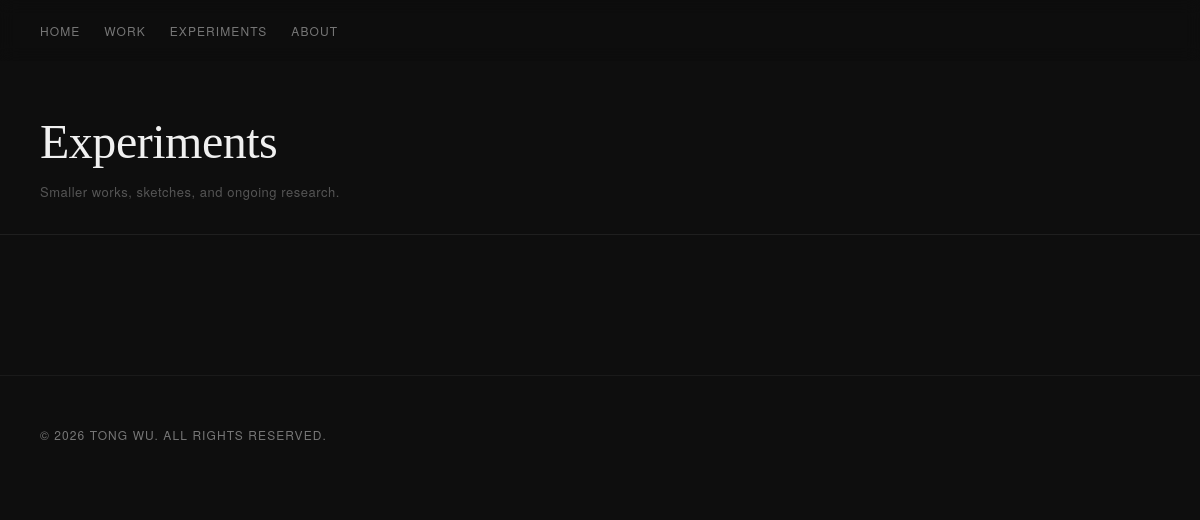
/experiments.php, run on an earlier commit of the app's database.
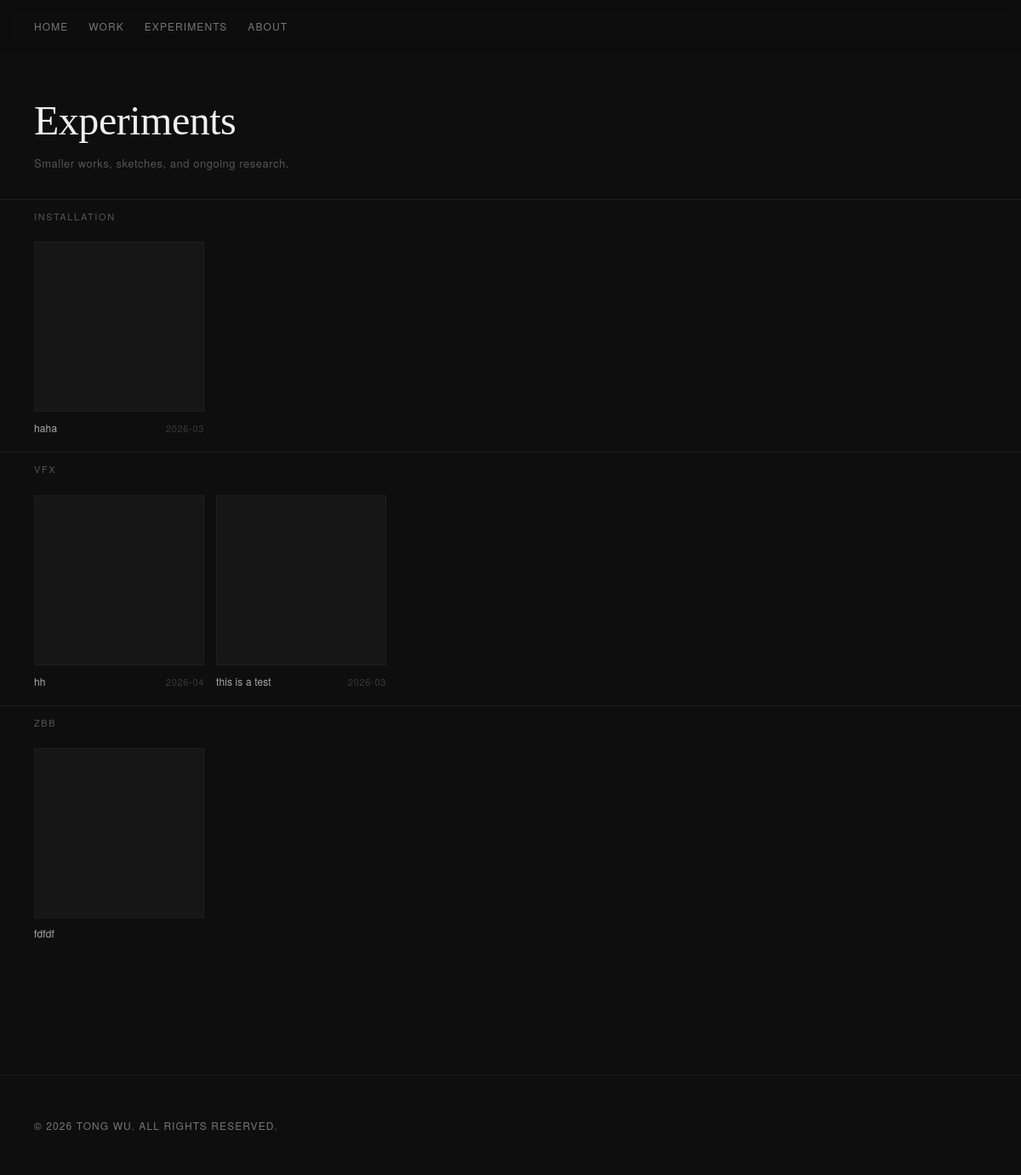
And on a later commit of the database.
### tables this page shows
CREATE TABLE experiments (
            id         INTEGER PRIMARY KEY AUTOINCREMENT,
            title      TEXT    NOT NULL,
            category   TEXT,
            date       TEXT,
            sort_order INTEGER DEFAULT 0,
            created_at TEXT,
            updated_at TEXT
        , description TEXT, video_url TEXT);

### src/experiment-model.php (called while the page is built, shortened)
<?php
function get_all_experiments(): array {
    $db = get_db();
    return $db->query("SELECT * FROM experiments ORDER BY category COLLATE NOCASE ASC, date DESC")
              ->fetchAll(PDO::FETCH_ASSOC);
}
function get_experiments_grouped(): array {
    $rows = get_all_experiments();
    $groups = [];
    foreach ($rows as $r) {
        $cat = $r['category'] ?: 'Uncategorised';
        $groups[$cat][] = $r;
    }
    return $groups;
}

### public/experiments.php (the view, shortened to what this page needs)
<?php
require_once __DIR__ . '/../src/functions.php';
require_once __DIR__ . '/../src/experiment-model.php';
$grouped = get_experiments_grouped();
?>
<div class="exp-wrap">
  <div class="exp-page-header">
    <h1>Experiments</h1>
    <p>Smaller works, sketches, and ongoing research.</p>
  </div>
  <?php
  $global_idx = 0;
  foreach ($grouped as $cat_title => $items):
  ?>
  <section class="exp-row">
    <div class="exp-row-header">
      <h2 class="exp-row-title"><?= htmlspecialchars($cat_title) ?></h2>
    </div>
    <div class="exp-slider-track">
      <ul class="exp-slider">
        <?php foreach ($items as $item):
        ?>
        <li class="exp-card" data-idx="<?= $global_idx++ ?>">
          <div class="exp-card-image">
          </div>
          <div class="exp-card-meta">
            <span class="exp-card-title"><?= htmlspecialchars($item['title']) ?></span>
            <?php if (!empty($item['date'])): ?>
              <span class="exp-card-date"><?= htmlspecialchars($item['date']) ?></span>
            <?php endif; ?>
          </div>
        </li>
        <?php endforeach; ?>
      </ul>
    </div>
  </section>
  <?php endforeach; ?>
</div>

What changed in the data, as far as the page shows it:
added experiments: title "haha", date "2026-03", shown under "INSTALLATION"
added experiments: title "hh", date "2026-04", shown under "VFX"
added experiments: title "this is a test", date "2026-03", shown under "VFX"
added experiments: title "fdfdf", shown under "ZBB"
Also different on the page:
new list line: "INSTALLATION"
new list line: "VFX"
new list line: "ZBB"
